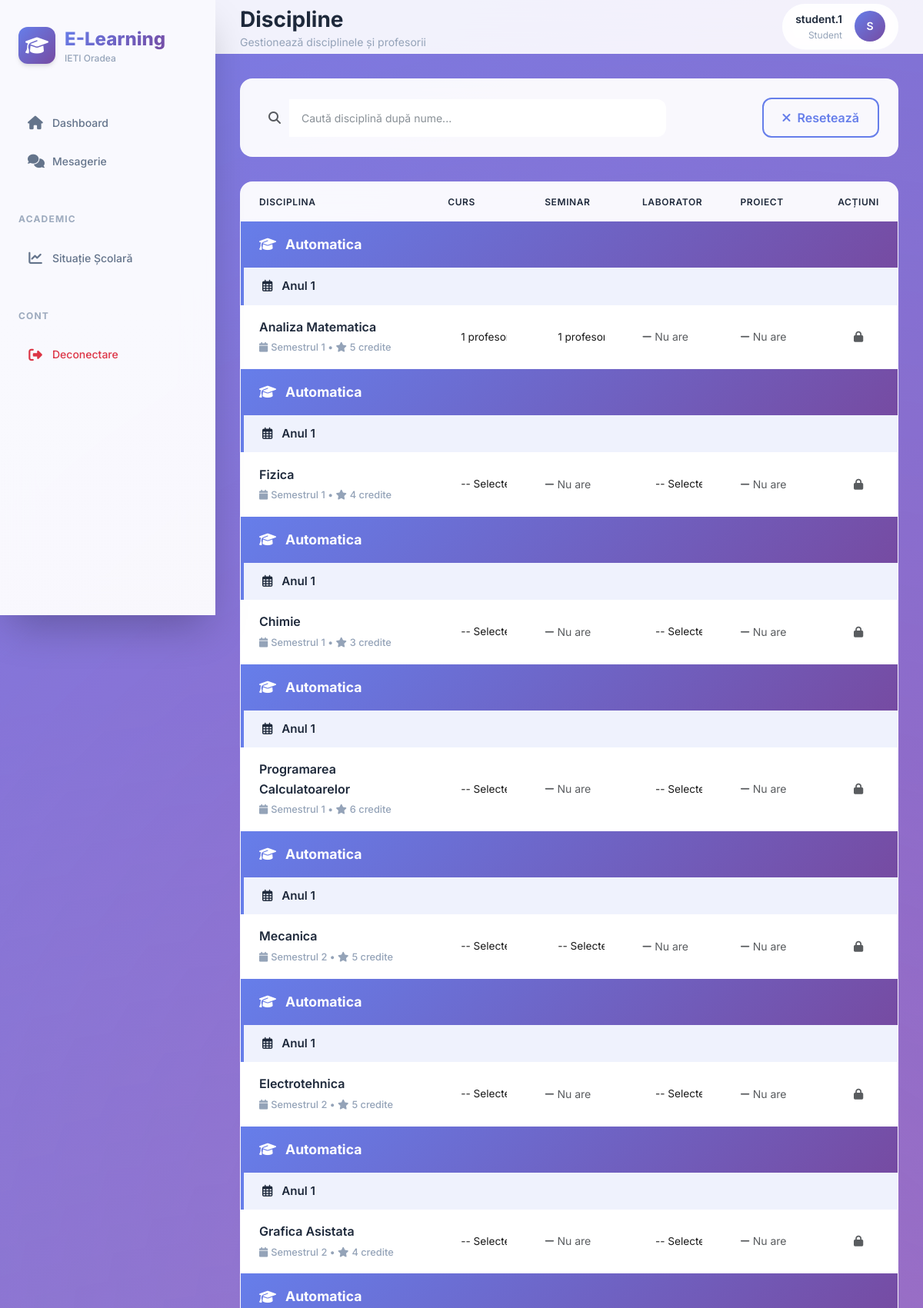
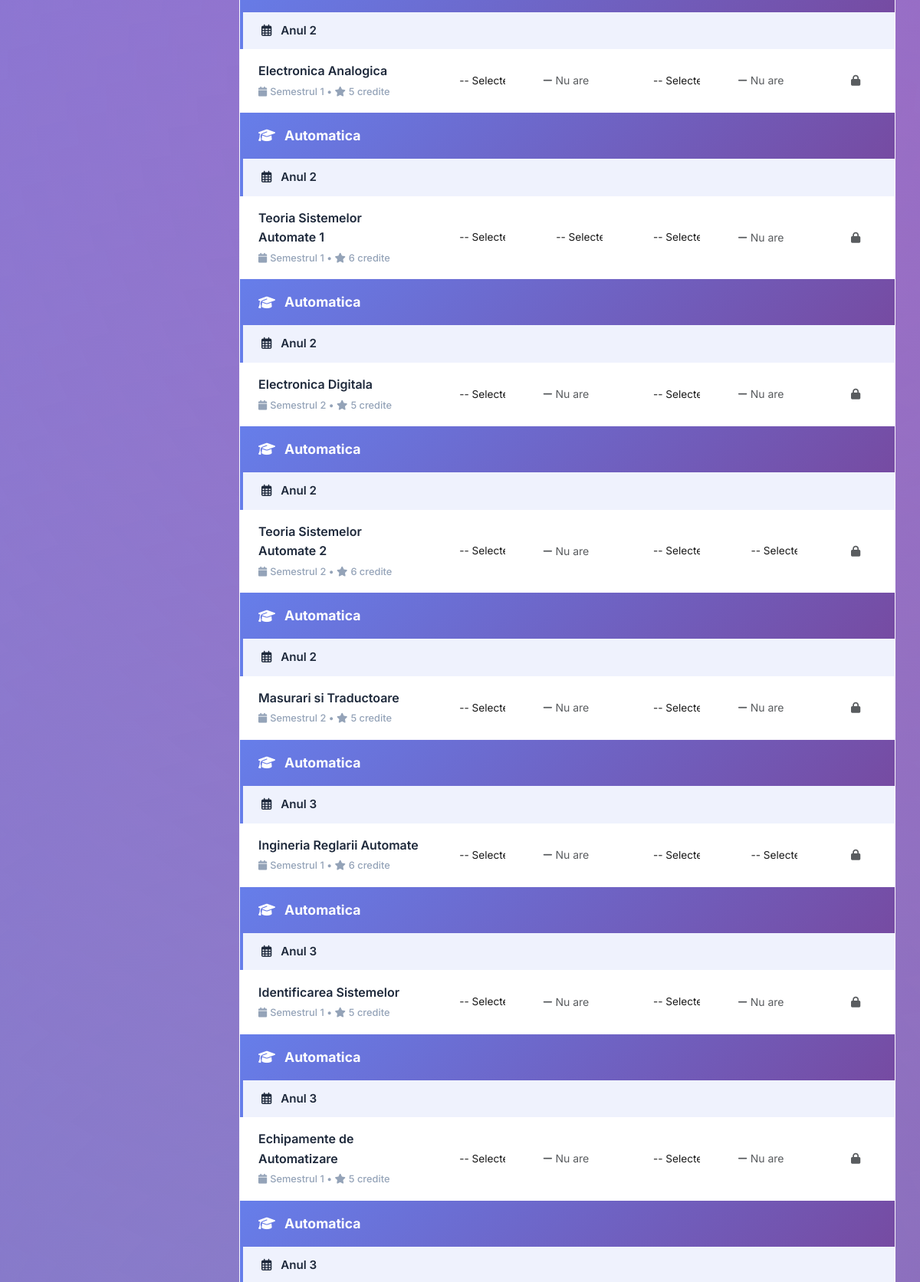
The app's page /lista_discipline (signed in, upper part) with its own data (2 pictures, top to bottom).
### models.py (models this page shows, shortened)
class User(UserMixin, db.Model):
    id = db.Column(db.Integer, primary_key=True)
    username = db.Column(db.String(150), unique=True, nullable=False)
    email = db.Column(db.String(150), unique=True, nullable=False)
    password = db.Column(db.String(150), nullable=False)
    role = db.Column(db.String(20), nullable=False, default='student')
    is_approved = db.Column(db.Boolean, default=False)
    reset_token = db.Column(db.String(100), nullable=True)
    reset_token_expiry = db.Column(db.DateTime, nullable=True)
    student_profile = db.relationship('Student', backref='user_account', uselist=False, cascade="all, delete-orphan")
    profesor_profile = db.relationship('Profesor', backref='user_account', uselist=False, cascade="all, delete-orphan")

class Disciplina(db.Model):
    id_disciplina = db.Column(db.Integer, primary_key=True)
    nume_disciplina = db.Column(db.String(100), nullable=False)
    credite = db.Column(db.Integer, nullable=False)
    an_studiu = db.Column(db.Integer, nullable=False)
    specializare = db.Column(db.String(50), nullable=False)
    semestru = db.Column(db.Integer, nullable=False)
    has_laborator = db.Column(db.Boolean, default=False)
    has_seminar = db.Column(db.Boolean, default=False)
    has_proiect = db.Column(db.Boolean, default=False)
    id_titular = db.Column(db.Integer, db.ForeignKey('profesor.id_profesor'), nullable=True)
    id_laborant = db.Column(db.Integer, db.ForeignKey('profesor.id_profesor'), nullable=True)
    id_seminarist = db.Column(db.Integer, db.ForeignKey('profesor.id_profesor'), nullable=True)
    id_proiectant = db.Column(db.Integer, db.ForeignKey('profesor.id_profesor'), nullable=True)
    pondere_examen = db.Column(db.Integer, default=60)
    pondere_laborator = db.Column(db.Integer, default=40)
    pondere_proiect = db.Column(db.Integer, default=0)
    min_prez_curs = db.Column(db.Integer, default=50)
    min_prez_laborator = db.Column(db.Integer, default=100)
    min_prez_seminar = db.Column(db.Integer, default=100)
    min_prez_proiect = db.Column(db.Integer, default=100)
    note = db.relationship('Notare', backref='disciplina', lazy=True)
    inscrieri = db.relationship('Inscriere', backref='disciplina', lazy=True, cascade="all, delete-orphan")
    prezente = db.relationship('Prezenta', backref='disciplina', lazy=True, cascade="all, delete-orphan")

class Profesor(db.Model):
    id_profesor = db.Column(db.Integer, primary_key=True)
    nume = db.Column(db.String(50), nullable=False)
    prenume = db.Column(db.String(50), nullable=False)
    user_id = db.Column(db.Integer, db.ForeignKey('user.id'), nullable=True)
    def get_full_name(self):
        return f"{self.nume} {self.prenume}"

### academic_routes.py (the view)
@academic_bp.route('/lista_discipline')
@login_required
def lista_discipline():
    discipline = Disciplina.query.order_by(
        Disciplina.specializare,
        Disciplina.an_studiu,
        Disciplina.semestru
    ).all()
    profesori = Profesor.query.all()
    return render_template('lista_discipline.html', discipline=discipline, profesori=profesori)

### app.py (called while the page is built)
@login_manager.user_loader
def load_user(user_id):
    return User.query.get(int(user_id))

@app.before_request
def before_request():
    if current_user.is_authenticated and request.endpoint not in ['auth.login', 'auth.register', 'static']:
        pass  # Utilizatorul este autentificat, permite accesul
    elif request.endpoint not in ['auth.login', 'auth.register', 'auth.forgot_password', 'auth.reset_password', 'setup_admin', 'static'] and not current_user.is_authenticated:
        return redirect(url_for('auth.login'))

@app.after_request
def after_request(response):
    if current_user.is_authenticated and request.endpoint not in ['static']:
        response.headers['Cache-Control'] = 'no-cache, no-store, must-revalidate'
        response.headers['Pragma'] = 'no-cache'
        response.headers['Expires'] = '0'
    return response

### templates/lista_discipline.html (shortened to what this page needs)
{% extends "base.html" %}
{% block page_title %}Discipline{% endblock %}
{% block page_subtitle %}Gestionează disciplinele și profesorii{% endblock %}
{% block content %}
<div class="search-card">
    <div class="card-body">
        <div class="row align-items-center">
            <div class="col-md-8">
                <div class="input-group">
                    <span class="input-group-text bg-transparent border-0">
                        <i class="fas fa-search text-muted"></i>
                    </span>
                    <input type="text" id="searchDiscipline" class="form-control search-input border-0"
                           placeholder="Caută disciplină după nume..." onkeyup="filterDisciplines()">
                </div>
            </div>
            <div class="col-md-4 text-end">
                <button class="btn btn-outline-primary" onclick="clearSearch()">
                    <i class="fas fa-times me-2"></i>Resetează
                </button>
            </div>
        </div>
    </div>
</div>
<div class="discipline-table">
    <div class="table-responsive">
        <table class="table mb-0" id="disciplineTable">
            <thead>
                <tr>
                    <th class="ps-4" style="width: 30%;">Disciplina</th>
                    <th style="width: 15%;">Curs</th>
                    <th style="width: 15%;">Seminar</th>
                    <th style="width: 15%;">Laborator</th>
                    <th style="width: 15%;">Proiect</th>
                    <th class="text-center pe-4" style="width: 10%;">Acțiuni</th>
                </tr>
            </thead>
            <tbody>
                {% set current_spec = '' %}
                {% set current_an = 0 %}
                {% for d in discipline %}
                    {% if current_spec != d.specializare %}
                        <tr class="header-row spec-row" data-type="spec" data-spec="{{ d.specializare }}">
                            <td colspan="6" class="p-0 border-0">
                                <div class="spec-header">
                                    <i class="fas fa-graduation-cap"></i>
                                    {{ d.specializare }}
                                </div>
                            </td>
                        </tr>
                        {% set current_spec = d.specializare %}
                        {% set current_an = 0 %}
                    {% endif %}
                    {% if current_an != d.an_studiu %}
                        <tr class="header-row an-row" data-type="an" data-spec="{{ d.specializare }}" data-an="{{ d.an_studiu }}">
                            <td colspan="6" class="p-0 border-0">
                                <div class="an-header">
                                    <i class="far fa-calendar-alt me-2"></i>
                                    Anul {{ d.an_studiu }}
                                </div>
                            </td>
                        </tr>
                        {% set current_an = d.an_studiu %}
                    {% endif %}
                    <tr class="discipline-row" data-spec="{{ d.specializare }}" data-an="{{ d.an_studiu }}" data-name="{{ d.nume_disciplina|lower }}">
                        <td class="ps-4">
                            <div class="discipline-name">{{ d.nume_disciplina }}</div>
                            <div class="discipline-meta">
                                <i class="fas fa-calendar me-1"></i>Semestrul {{ d.semestru }} •
                                <i class="fas fa-star me-1"></i>{{ d.credite }} credite
                            </div>
                        </td>
                        <form action="{{ url_for('academic.admin_asignare') }}" method="POST" class="d-contents">
                            <td>
                                <select name="titular" class="form-select form-select-sm" {% if current_user.role != 'admin' %}disabled{% endif %}>
                                    <option value="">-- Selectează --</option>
                                    {% for p in profesori %}
                                        <option value="{{ p.id_profesor }}" {% if d.id_titular == p.id_profesor %}selected{% endif %}>
                                            {{ p.get_full_name() }}
                                        </option>
                                    {% endfor %}
                                </select>
                            </td>
                            <td>
                                {% if d.has_seminar %}
                                    <select name="seminarist" class="form-select form-select-sm" {% if current_user.role != 'admin' %}disabled{% endif %}>
                                        <option value="">-- Selectează --</option>
                                        {% for p in profesori %}
                                            <option value="{{ p.id_profesor }}" {% if d.id_seminarist == p.id_profesor %}selected{% endif %}>
                                                {{ p.get_full_name() }}
                                            </option>
                                        {% endfor %}
                                    </select>
                                {% else %}
                                    <span class="text-muted small">
                                        <i class="fas fa-minus"></i> Nu are
                                    </span>
                                {% endif %}
                            </td>
                            <td>
                                {% if d.has_laborator %}
                                    <select name="laborant" class="form-select form-select-sm" {% if current_user.role != 'admin' %}disabled{% endif %}>
                                        <option value="">-- Selectează --</option>
                                    </select>
                                {% else %}
                                    <span class="text-muted small">
                                        <i class="fas fa-minus"></i> Nu are
                                    </span>
                                {% endif %}
                            </td>
                            <td>
                                {% if d.has_proiect %}
                                    <select name="proiectant" class="form-select form-select-sm" {% if current_user.role != 'admin' %}disabled{% endif %}>
                                        <option value="">-- Selectează --</option>
                                    </select>
                                {% else %}
                                    <span class="text-muted small">
                                        <i class="fas fa-minus"></i> Nu are
                                    </span>
                                {% endif %}
                            </td>
                            <td class="text-center pe-4">
                                {% if current_user.role == 'admin' %}
                                    <button type="submit" class="save-btn" title="Salvează modificările">
                                        <i class="fas fa-save"></i>
                                    </button>
                                {% else %}
                                    <span class="text-muted small">
                                        <i class="fas fa-lock"></i>
                                    </span>
                                {% endif %}
                            </td>
                        </form>
                    </tr>
                {% endfor %}
            </tbody>
        </table>
    </div>
</div>
{% endblock %}

### templates/base.html (shortened to what this page needs)
<!doctype html>
<html lang="ro">
<head>
    <link href="https://cdn.jsdelivr.net/npm/bootstrap@5.3.2/dist/css/bootstrap.min.css" rel="stylesheet">
    <link rel="stylesheet" href="https://cdnjs.cloudflare.com/ajax/libs/font-awesome/6.5.0/css/all.min.css">
    <link rel="stylesheet" href="https://cdn.jsdelivr.net/npm/animate.css@4.1.1/animate.min.css">
</head>
<body>
{% if current_user.is_authenticated %}
<nav class="sidebar">
    <div class="brand">
        <div class="brand-content">
            <div class="brand-icon">
                <i class="fas fa-graduation-cap"></i>
            </div>
            <div>
                <div class="brand-text">E-Learning</div>
                <div class="brand-subtitle">IETI Oradea</div>
            </div>
        </div>
    </div>
    <div class="nav-section">
        <a href="{{ url_for('index') }}" class="nav-link {{ 'active' if request.endpoint == 'index' else '' }}">
            <i class="fas fa-home"></i> Dashboard
        </a>
        <a href="{{ url_for('chat.chat_home') }}" class="nav-link {{ 'active' if 'chat' in request.endpoint else '' }}">
            <i class="fas fa-comments"></i> Mesagerie
        </a>
    </div>
    {% if current_user.role == 'student' %}
    <div class="nav-section">
        <div class="nav-title">Academic</div>
        <a href="{{ url_for('academic.raport_student_general', student_id=current_user.student_profile.id_student) }}" class="nav-link">
            <i class="fas fa-chart-line"></i> Situație Școlară
        </a>
    </div>
    {% endif %}
    <div class="nav-section mt-auto">
        <div class="nav-title">Cont</div>
        <a href="{{ url_for('auth.logout') }}" class="nav-link text-danger">
            <i class="fas fa-sign-out-alt"></i> Deconectare
        </a>
    </div>
</nav>
{% endif %}
<main class="{{ 'main-content' if current_user.is_authenticated else '' }}">
    {% if current_user.is_authenticated and request.endpoint not in ['auth.login', 'auth.register'] %}
    <div class="header">
        <div>
            <div class="header-title">
                {% block page_title %}Dashboard{% endblock %}
            </div>
            <div class="header-subtitle">
                {% block page_subtitle %}Bine ai venit în platforma E-Learning{% endblock %}
            </div>
        </div>
        <div class="user-profile">
            <div class="user-info">
                <div class="user-name">{{ current_user.username }}</div>
                <div class="user-role">{{ current_user.role|capitalize }}</div>
            </div>
            <div class="user-avatar">
                {{ current_user.username[0]|upper }}
            </div>
        </div>
    </div>
    {% endif %}
    <div class="content">
        {% block content %}{% endblock %}
    </div>
</main>
</body>
</html>

### templates/lista_discipline.html (style rules this page uses)
.form-control, .form-select { color: #1a1a1a !important; background: rgba(255, 255, 255, 0.95) !important; }
.form-control::placeholder { color: #6c757d !important; opacity: 0.8; }
.search-card { background: rgba(255, 255, 255, 0.95); backdrop-filter: blur(20px); border: 1px solid var(--glass-border); border-radius: var(--border-radius); margin-bottom: 2rem; }
.discipline-table { background: rgba(255, 255, 255, 0.95); backdrop-filter: blur(20px); border: 1px solid var(--glass-border); border-radius: var(--border-radius); overflow: hidden; }
.spec-header { background: var(--primary); color: white; padding: 1rem 1.5rem; margin: 0; font-weight: 700; display: flex; align-items: center; gap: 0.75rem; font-size: 1.1rem; }
.an-header { background: rgba(102, 126, 234, 0.1); color: var(--text-primary); font-weight: 600; padding: 0.75rem 1.5rem; border-left: 4px solid var(--primary-solid); margin: 0; font-size: 0.95rem; }
.discipline-row { transition: var(--transition); }
.discipline-name { font-weight: 600; color: var(--text-primary); margin-bottom: 0.25rem; }
.discipline-meta { font-size: 0.8rem; color: var(--text-muted); font-weight: 500; }
.form-select { background: rgba(255, 255, 255, 0.9); border: 1px solid var(--glass-border); border-radius: 8px; font-size: 0.85rem; transition: var(--transition); }
.search-input { background: rgba(255, 255, 255, 0.9); border: 1px solid var(--glass-border); border-radius: 12px; padding: 0.875rem 1rem; font-size: 0.875rem; transition: var(--transition); }
.d-contents { display: contents; }

### records on screen
User: username "student.1", role "Student", username "S"
Disciplina: specializare "Automatica", an_studiu "1", nume_disciplina "Analiza Matematica", semestru "1", credite "5", titular "1 profesor", seminarist "1 profesor", has_laborator False (drawn), has_proiect False (drawn)
Disciplina: specializare "Automatica", an_studiu "1", nume_disciplina "Fizica", semestru "1", credite "4", has_seminar False (drawn), has_proiect False (drawn)
Disciplina: specializare "Automatica", an_studiu "1", nume_disciplina "Chimie", semestru "1", credite "3", has_seminar False (drawn), has_proiect False (drawn)
Disciplina: specializare "Automatica", an_studiu "1", nume_disciplina "Programarea Calculatoarelor", semestru "1", credite "6", has_seminar False (drawn), has_proiect False (drawn)
Disciplina: specializare "Automatica", an_studiu "1", nume_disciplina "Mecanica", semestru "2", credite "5", has_laborator False (drawn), has_proiect False (drawn)
Disciplina: specializare "Automatica", an_studiu "1", nume_disciplina "Electrotehnica", semestru "2", credite "5", has_seminar False (drawn), has_proiect False (drawn)
Disciplina: specializare "Automatica", an_studiu "1", nume_disciplina "Grafica Asistata", semestru "2", credite "4", has_seminar False (drawn), has_proiect False (drawn)
Disciplina: specializare "Automatica", an_studiu "2", nume_disciplina "Electronica Analogica", semestru "1", credite "5", has_seminar False (drawn), has_proiect False (drawn)
Disciplina: specializare "Automatica", an_studiu "2", nume_disciplina "Teoria Sistemelor Automate 1", semestru "1", credite "6", has_proiect False (drawn)
Disciplina: specializare "Automatica", an_studiu "2", nume_disciplina "Electronica Digitala", semestru "2", credite "5", has_seminar False (drawn), has_proiect False (drawn)
Disciplina: specializare "Automatica", an_studiu "2", nume_disciplina "Teoria Sistemelor Automate 2", semestru "2", credite "6", has_seminar False (drawn)
Disciplina: specializare "Automatica", an_studiu "2", nume_disciplina "Masurari si Traductoare", semestru "2", credite "5", has_seminar False (drawn), has_proiect False (drawn)
Disciplina: specializare "Automatica", an_studiu "3", nume_disciplina "Ingineria Reglarii Automate", semestru "1", credite "6", has_seminar False (drawn)
Disciplina: specializare "Automatica", an_studiu "3", nume_disciplina "Identificarea Sistemelor", semestru "1", credite "5", has_seminar False (drawn), has_proiect False (drawn)
Disciplina: specializare "Automatica", an_studiu "3", nume_disciplina "Echipamente de Automatizare", semestru "1", credite "5", has_seminar False (drawn), has_proiect False (drawn)
Disciplina: specializare "Automatica", an_studiu "3"
